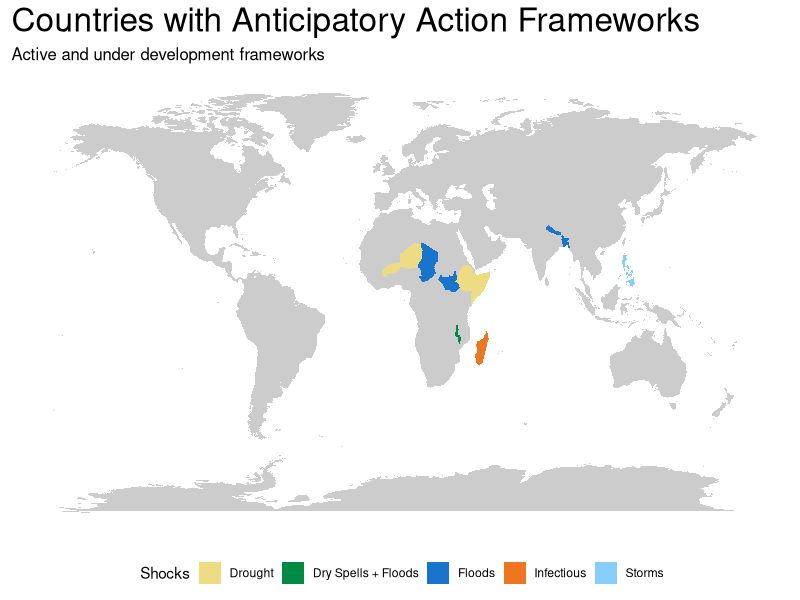

Generate this figure with R:
###
# Install packages
###

library(tidyverse)
#library(rvest)
#library(magrittr)
#library(ggmap)
#library(stringr)

###
# get world map
###

world_map <- map_data("world")

###
# identify AA pilots
###

# list countries and shocks
drought <- c("Somalia", "Ethiopia", "Niger", "Burkina Faso")
#dry_spells <- c("Malawi")
#floods <- c("Bangladesh", "Nepal", "Malawi", "Chad", "South Sudan")
floods <- c("Bangladesh", "Nepal", "Chad", "South Sudan")
dual <- c("Malawi")
storms <- c("Philippines") # There is no "The" in the world_map
infectious <- c("Madagascar")

aa_countries_list <- data.frame(country = drought, shock = "Drought") 
#aa_countries_list <- rbind(aa_countries_list, data.frame(country = dry_spells, shock = "dry_spells"))
aa_countries_list <- rbind(aa_countries_list, data.frame(country = dual, shock = "Dry Spells + Floods"))
aa_countries_list <- rbind(aa_countries_list, data.frame(country = floods, shock = "Floods"))
aa_countries_list <- rbind(aa_countries_list, data.frame(country = storms, shock = "Storms"))
aa_countries_list <- rbind(aa_countries_list, data.frame(country = infectious, shock = "Infectious"))

length(unique(aa_countries_list$country)) # number of unique countries

world_map$aa_country <- ifelse(world_map$region %in% aa_countries_list$country, 1, 0) # binary is a AA country or not
world_map$aa_country <- as.factor(world_map$aa_country)
world_map %>% filter(aa_country == 1) %>% summarise(unique(region)) # check that every aa country is in world map with same spelling as above

world_map <- world_map %>% # add shock info to map info
              left_join(aa_countries_list, by = c('region' = 'country'))

world_map$shock <- as.factor(world_map$shock) # formatting

aa_countries_map <-  world_map %>% filter(!is.na(shock)) # subset mapping + shock info for aa countries
  
###
# map AA countries
###

# select colors for each shock, in order: drought, dry spells + floods, floods, infectious, storms
colours <- gplots::col2hex(c("lightgoldenrod2", "springgreen4" , "dodgerblue3", "chocolate2", "lightskyblue"))

ggplot(world_map, aes(x = long, y = lat, group = group)) +
  geom_polygon(fill = "#CCCCCC") +
  #geom_polygon(data = world_map, aes(x = long, y = lat, group = group, fill = aa_country), show.legend = TRUE) +
  geom_polygon(data = aa_countries_map, aes(x = long, y = lat, group = group, fill = shock), show.legend = TRUE) +
  scale_fill_manual(values =  colours, name = "Shocks") +
  labs(title = 'Countries with Anticipatory Action Frameworks'
       ,subtitle = "Active and under development frameworks") +
  theme(legend.position="bottom"
        #text = element_text(family = "Gill Sans", color = "#FFFFFF")
        ,plot.title = element_text(size = 24)
        ,plot.subtitle = element_text(size = 12)
        ,axis.text = element_blank()
        ,axis.title = element_blank()
        ,axis.ticks = element_blank()
        ,panel.background = element_rect(fill = "white")
        #,plot.background = element_rect(fill = "#444444")
        ,panel.grid = element_blank()
  )
